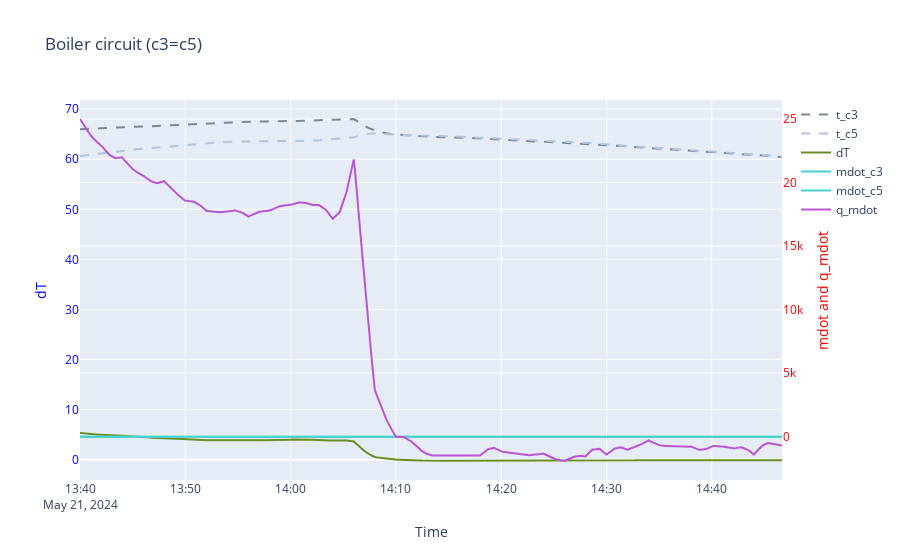

The cell this chart's notebook holds for it:
### Code cell
####### Energie im Tank Boiler

###  GROUP 3: B -> warmes wasser geht in c3 rein und fliesst in c5 raus

#    c3 = c5
gr_35_list = [c3_df[1], c5_df[1]]

#gr_35 = pd.concat((df.iloc[::freq5][:num_steps+1] for df in gr_35_list), axis = 1)
gr_35 = pd.concat((df.iloc[:] for df in gr_35_list), axis = 1)
gr_35["mdot"] = gr_35["mdot_c3"] - gr_35["mdot_c5"]
gr_35["dT"] = gr_35["t_c3"] - gr_35["t_c5"]
gr_35["mdot"] = gr_35["mdot_c3"]
gr_35["q_mdot"] = gr_35["dT"] * gr_35["mdot"] *cp


# Creating the plot
fig = go.Figure()

# Adding dT line
fig.add_trace(go.Scatter(
    x=gr_35.index,
    y=gr_35["t_c3"],
    name="t_c3",
    yaxis="y1",
    line=dict(color="lightslategray", dash='dash')
))

fig.add_trace(go.Scatter(
    x=gr_35.index,
    y=gr_35["t_c5"],
    name="t_c5",
    yaxis="y1",
    line=dict(color="lightsteelblue", dash='dash')
))

fig.add_trace(go.Scatter(
    x=gr_35.index,
    y=gr_35["dT"],
    name="dT",
    yaxis="y1",
    line=dict(color="olivedrab")
))

# Adding mdot line
fig.add_trace(go.Scatter(
    x=gr_35.index,
    y=gr_35["mdot_c3"],
    name="mdot_c3",
    yaxis="y2",
    line=dict(color="mediumturquoise")
))

fig.add_trace(go.Scatter(
    x=gr_35.index,
    y=gr_35["mdot_c5"],
    name="mdot_c5",
    yaxis="y2",
    line=dict(color="mediumturquoise")
))


# Adding q_mdot line
fig.add_trace(go.Scatter(
    x=gr_35.index,
    y=gr_35["q_mdot"],
    name="q_mdot",
    yaxis="y2",  # Using the same y-axis as mdot for demonstration
    line=dict(color="mediumorchid")
))

# Updating layout for the dual y-axis
fig.update_layout(
    title="Boiler circuit (c3=c5)",
    xaxis_title="Time",
    yaxis=dict(
        title="dT",
        titlefont=dict(color="blue"),
        tickfont=dict(color="blue"),
        anchor="x",
        side="left"
    ),
    yaxis2=dict(
        title="mdot and q_mdot",
        titlefont=dict(color="red"),
        tickfont=dict(color="red"),
        overlaying="y",
        anchor="x",
        side="right"
    )
)

# Show the plot
fig.show()

### Figure 1 — Plotly figure (JSON) as saved in the notebook; plotly's stock layout.template omitted (floating-point values rounded to 4 significant figures; data arrays with more than 128 entries replaced by an {"elided": "..."} marker saying what was removed)
{"data": [{"line": {"color": "lightslategray", "dash": "dash"}, "name": "t_c3", "type": "scatter", "x": {"elided": "501 str values"}, "y": {"elided": "501 float values"}, "yaxis": "y"}, {"line": {"color": "lightsteelblue", "dash": "dash"}, "name": "t_c5", "type": "scatter", "x": {"elided": "501 str values"}, "y": {"elided": "501 float values"}, "yaxis": "y"}, {"line": {"color": "olivedrab"}, "name": "dT", "type": "scatter", "x": {"elided": "501 str values"}, "y": {"elided": "501 float values"}, "yaxis": "y"}, {"line": {"color": "mediumturquoise"}, "name": "mdot_c3", "type": "scatter", "x": {"elided": "501 str values"}, "y": {"elided": "501 float values"}, "yaxis": "y2"}, {"line": {"color": "mediumturquoise"}, "name": "mdot_c5", "type": "scatter", "x": {"elided": "501 str values"}, "y": {"elided": "501 float values"}, "yaxis": "y2"}, {"line": {"color": "mediumorchid"}, "name": "q_mdot", "type": "scatter", "x": {"elided": "501 str values"}, "y": {"elided": "501 float values"}, "yaxis": "y2"}], "layout": {"title": {"text": "Boiler circuit (c3=c5)"}, "xaxis": {"title": {"text": "Time"}}, "yaxis": {"anchor": "x", "side": "left", "tickfont": {"color": "blue"}, "title": {"font": {"color": "blue"}, "text": "dT"}}, "yaxis2": {"anchor": "x", "overlaying": "y", "side": "right", "tickfont": {"color": "red"}, "title": {"font": {"color": "red"}, "text": "mdot and q_mdot"}}}}
